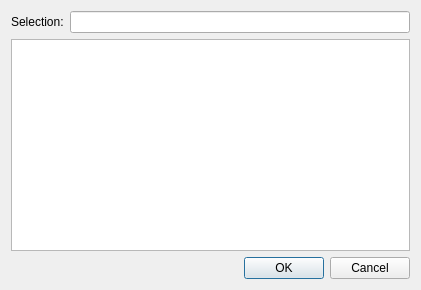
<?xml version="1.0" encoding="UTF-8"?>
<ui version="4.0">
 <class>ListBrowser</class>
 <widget class="QDialog" name="ListBrowser">
  <property name="geometry">
   <rect>
    <x>0</x>
    <y>0</y>
    <width>421</width>
    <height>290</height>
   </rect>
  </property>
  <property name="windowTitle">
   <string>Dialog</string>
  </property>
  <layout class="QGridLayout" name="gridLayout">
   <item row="0" column="0">
    <layout class="QVBoxLayout" name="verticalLayout">
     <item>
      <layout class="QHBoxLayout" name="horizontalLayout">
       <item>
        <widget class="QLabel" name="label">
         <property name="text">
          <string>Selection:</string>
         </property>
        </widget>
       </item>
       <item>
        <widget class="QLineEdit" name="selectionEdit"/>
       </item>
      </layout>
     </item>
     <item>
      <widget class="QListWidget" name="selectionList"/>
     </item>
    </layout>
   </item>
   <item row="1" column="0">
    <widget class="QDialogButtonBox" name="buttonBox">
     <property name="orientation">
      <enum>Qt::Horizontal</enum>
     </property>
     <property name="standardButtons">
      <set>QDialogButtonBox::Cancel|QDialogButtonBox::Ok</set>
     </property>
    </widget>
   </item>
  </layout>
 </widget>
 <resources/>
 <connections>
  <connection>
   <sender>buttonBox</sender>
   <signal>accepted()</signal>
   <receiver>ListBrowser</receiver>
   <slot>accept()</slot>
   <hints>
    <hint type="sourcelabel">
     <x>248</x>
     <y>254</y>
    </hint>
    <hint type="destinationlabel">
     <x>157</x>
     <y>274</y>
    </hint>
   </hints>
  </connection>
  <connection>
   <sender>buttonBox</sender>
   <signal>rejected()</signal>
   <receiver>ListBrowser</receiver>
   <slot>reject()</slot>
   <hints>
    <hint type="sourcelabel">
     <x>316</x>
     <y>260</y>
    </hint>
    <hint type="destinationlabel">
     <x>286</x>
     <y>274</y>
    </hint>
   </hints>
  </connection>
 </connections>
</ui>
